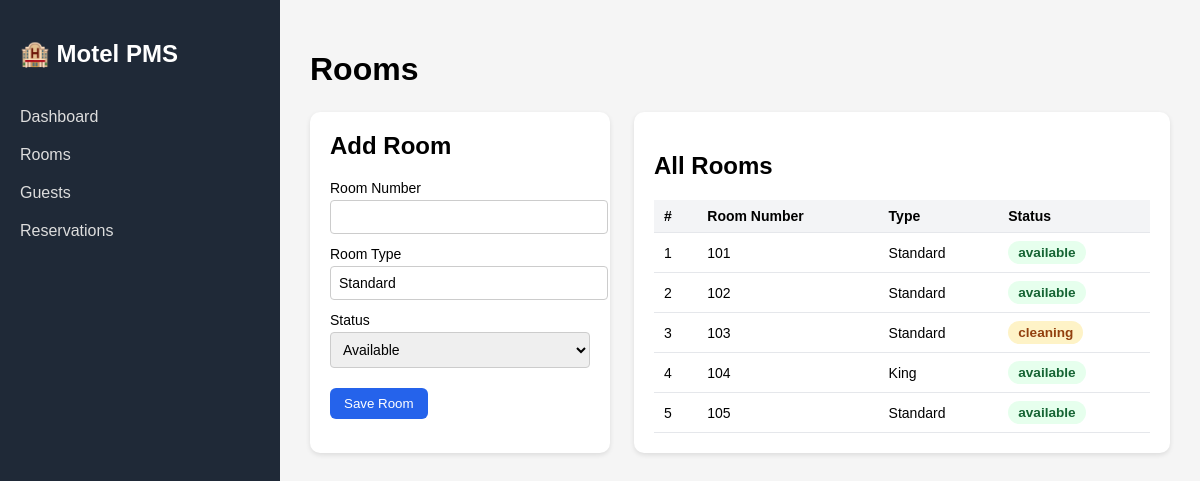
Before: /rooms with the older database file.
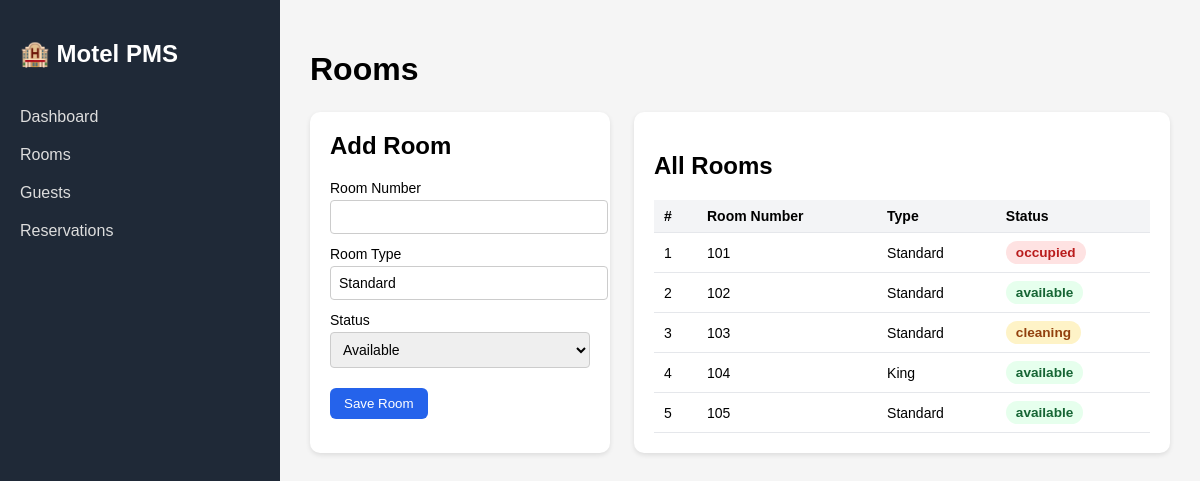
After: the same page with the newer database file.
### app/models.py (models this page shows)
class Room(Base):
    __tablename__ = "rooms"
    id = Column(Integer, primary_key=True, index=True)
    number = Column(String, unique=True, index=True)
    room_type = Column(String)
    status = Column(String, default="available")

### app/main.py (the view)
@app.get("/rooms", response_class=HTMLResponse)
def list_rooms(request: Request, db: Session = Depends(get_db)):
    rooms = db.query(models.Room).order_by(models.Room.number).all()
    return templates.TemplateResponse(
        "rooms.html",
        {
            "request": request,
            "rooms": rooms,
        },
    )

### app/templates/rooms.html (shortened to what this page needs)
{% extends "base.html" %}
{% block content %}
<h1 class="page-title">Rooms</h1>
<div class="rooms-layout">
    <section class="card form-card">
        <h2>Add Room</h2>
        <form method="post" action="/rooms" class="form">
            <label>
                Room Number
                <input type="text" name="number" required>
            </label>
            <label>
                Room Type
                <input type="text" name="room_type" value="Standard">
            </label>
            <label>
                Status
                <select name="status_value">
                    <option value="available">Available</option>
                </select>
            </label>
            <button type="submit" class="btn-primary">Save Room</button>
        </form>
    </section>
    <section class="card">
        <h2>All Rooms</h2>
        {% if rooms %}
        <table class="table">
            <thead>
                <tr>
                    <th>#</th>
                    <th>Room Number</th>
                    <th>Type</th>
                    <th>Status</th>
                </tr>
            </thead>
            <tbody>
                {% for room in rooms %}
                <tr>
                    <td>{{ loop.index }}</td>
                    <td>{{ room.number }}</td>
                    <td>{{ room.room_type }}</td>
                    <td>
                        <span class="status-pill status-{{ room.status }}">
                            {{ room.status }}
                        </span>
                    </td>
                </tr>
                {% endfor %}
            </tbody>
        </table>
        {% else %}
        <p>No rooms yet. Add your first room using the form.</p>
        {% endif %}
    </section>
</div>
{% endblock %}

Changed rows visible on the page:
changed Room: status "available" → "occupied"
